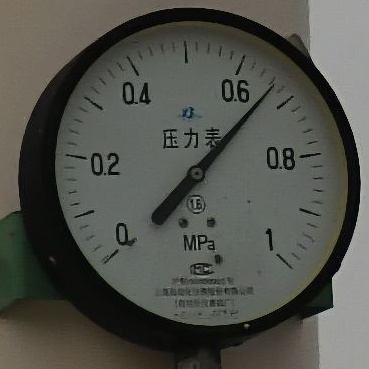
#> input picture images/表计/1.jpeg, 369 x 369 px, found by its file name
$ python thresholdSplit.py
#> lines starting #> are read from the running program, lines starting #| are printed output that depends on the picture
import numpy as np
import cv2

'''
Paper Title: A threshold selection method from gray-level histograms
Ostu二值分割阈值选取算法
'''
def get_Otsu_value(delta):
    val = np.zeros([256])
    for th in range(256):
        loc1 = delta > th
        loc2 = delta <= th

        if delta[loc1].size == 0:
            mu1 = 0
            omega1 = 0
        else:
            mu1 = np.mean(delta[loc1])
            omega1 = delta[loc1].size / delta.size

        if delta[loc2].size==0:
            mu2 = 0
            omega2 = 0
        else:
            mu2 = np.mean(delta[loc2])
            omega2 = delta[loc2].size / delta.size
        val[th] = omega1*omega2*np.power((mu1 -mu2), 2)

    loc = np.where(val ==np.max(val))
    print("The best Otsu threshold is: ", loc[0])
    return loc[0]

if __name__ == '__main__':
    file = '/home/linxu/PycharmProjects/CVProcessLib/images/表计/1.jpeg'
    img = cv2.imread(file)
#> img is the input picture: shape (369, 369, 3); mean B, G, R 75.2, 81.8, 80.7
    cv2.imshow('img', img)
    dst = get_Otsu_value(img)
#> the loop in get_Otsu_value, `for th in range(256):` made 256 passes
#> (mu1, mu2) on passes 1 to 12: (79.38, 0), (79.45, 0.316), (79.54, 0.777), (79.66, 1.41), (79.81, 2.11), (80.02, 2.89), (80.29, 3.7), (80.7, 4.62), (81.37, 5.7), (82.3, 6.69), (83.54, 7.63), (85.14, 8.52)
#> mu1 on pass 100: 120.4
#> pass 1, in get_Otsu_value, `loc1 = delta > th`:
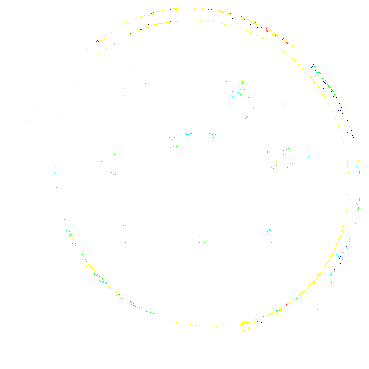
#> loc1: shape (369, 369, 3) bool; mean B, G, R 0.996, 1, 0.999
#> pass 1, in get_Otsu_value, `loc2 = delta <= th`:
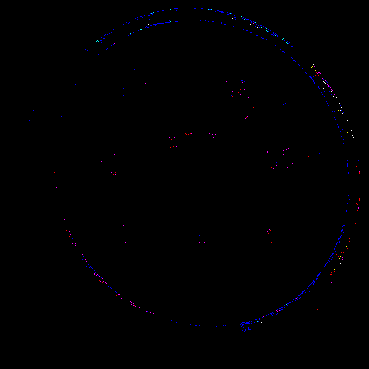
#> loc2: shape (369, 369, 3) bool; mean B, G, R 0.00412, 0.000426, 0.00131
#> after the loop in get_Otsu_value, `for th in range(256):`: val = 256 values, max 1286.7 at index 66, min 0 at index 197, mean 533.6
#> in get_Otsu_value, `loc = np.where(val ==np.max(val))`: loc = ([66],)
#| The best Otsu threshold is:  [66]
#> dst = [66]
    print(dst)
#| [66]
    # cv2.imshow('dst', dst)
    cv2.waitKey()

$ run again, with images/表计/10.jpeg copied over images/表计/1.jpeg
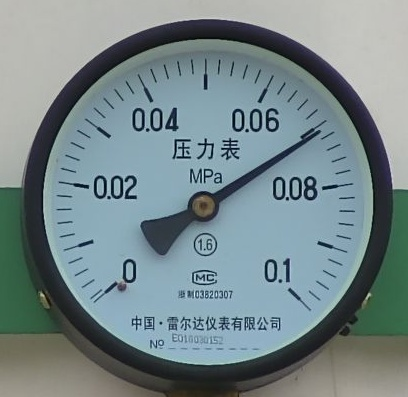
#> input picture images/表计/10.jpeg, 408 x 397 px, found by its file name
#> img is the input picture: shape (397, 408, 3); mean B, G, R 138.4, 135.3, 118.4
#> the loop in get_Otsu_value, `for th in range(256):` made 256 passes
#> (mu1, mu2) on passes 1 to 8: (130.8, 0), (130.8, 0.104), (130.9, 0.347), (130.9, 0.58), (130.9, 0.924), (130.9, 1.43), (130.9, 1.98), (131, 2.57)
#> pass 1, in get_Otsu_value, `loc1 = delta > th`:
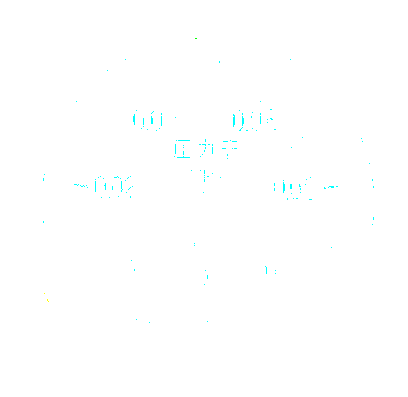
#> loc1: shape (397, 408, 3) bool; mean B, G, R 1, 1, 0.997
#> pass 1, in get_Otsu_value, `loc2 = delta <= th`:
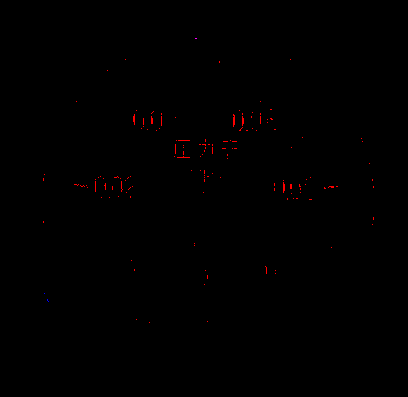
#> loc2: shape (397, 408, 3) bool; mean B, G, R 3.7e-05, 0, 0.00267
#> after the loop in get_Otsu_value, `for th in range(256):`: val = 256 values, max 2355.8 at index 110, min 0 at index 255, mean 1144.7
#> loc = ([110],)
#| The best Otsu threshold is:  [110]
#> dst = [110]
#| [110]
